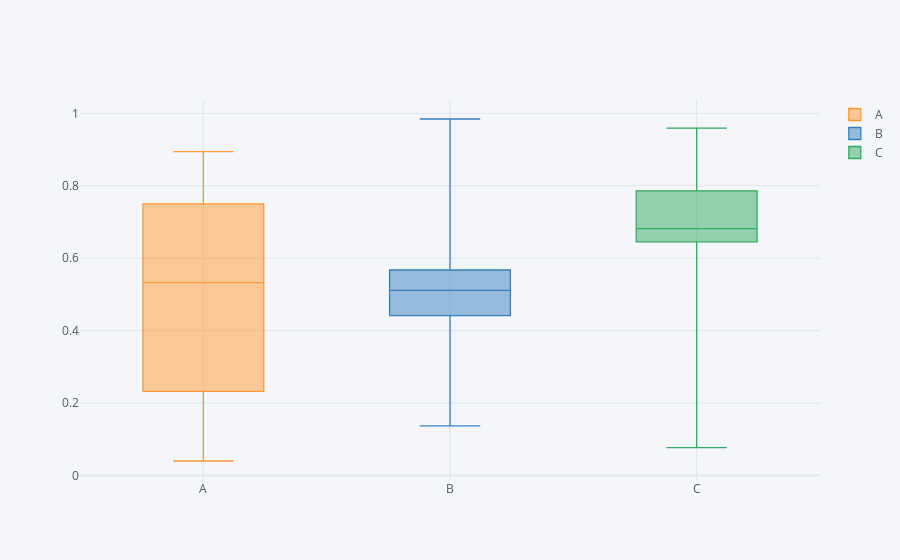

Notebook source saved alongside this figure:
### Code cell
df.iplot(kind='box')

### Figure 1 — Plotly figure (JSON) as saved in the notebook; plotly's stock layout.template omitted (floating-point values rounded to 4 significant figures)
{"data": [{"boxpoints": false, "line": {"width": 1.3}, "marker": {"color": "rgba(255, 153, 51, 1.0)"}, "name": "A", "orientation": "v", "type": "box", "y": [0.569, 0.4957, 0.75, 0.03981, 0.8942, 0.2323, 0.8116, 0.2199, 0.2762, 0.5728]}, {"boxpoints": false, "line": {"width": 1.3}, "marker": {"color": "rgba(55, 128, 191, 1.0)"}, "name": "B", "orientation": "v", "type": "box", "y": [0.4416, 0.4777, 0.5662, 0.9845, 0.5055, 0.1367, 0.7285, 0.5674, 0.4143, 0.5165]}, {"boxpoints": false, "line": {"width": 1.3}, "marker": {"color": "rgba(50, 171, 96, 1.0)"}, "name": "C", "orientation": "v", "type": "box", "y": [0.6776, 0.07653, 0.9595, 0.6862, 0.6452, 0.9502, 0.658, 0.7862, 0.1616, 0.7425]}], "layout": {"legend": {"bgcolor": "#F5F6F9", "font": {"color": "#4D5663"}}, "paper_bgcolor": "#F5F6F9", "plot_bgcolor": "#F5F6F9", "title": {"font": {"color": "#4D5663"}}, "xaxis": {"gridcolor": "#E1E5ED", "showgrid": true, "tickfont": {"color": "#4D5663"}, "title": {"font": {"color": "#4D5663"}, "text": ""}, "zerolinecolor": "#E1E5ED"}, "yaxis": {"gridcolor": "#E1E5ED", "showgrid": true, "tickfont": {"color": "#4D5663"}, "title": {"font": {"color": "#4D5663"}, "text": ""}, "zerolinecolor": "#E1E5ED"}}}
